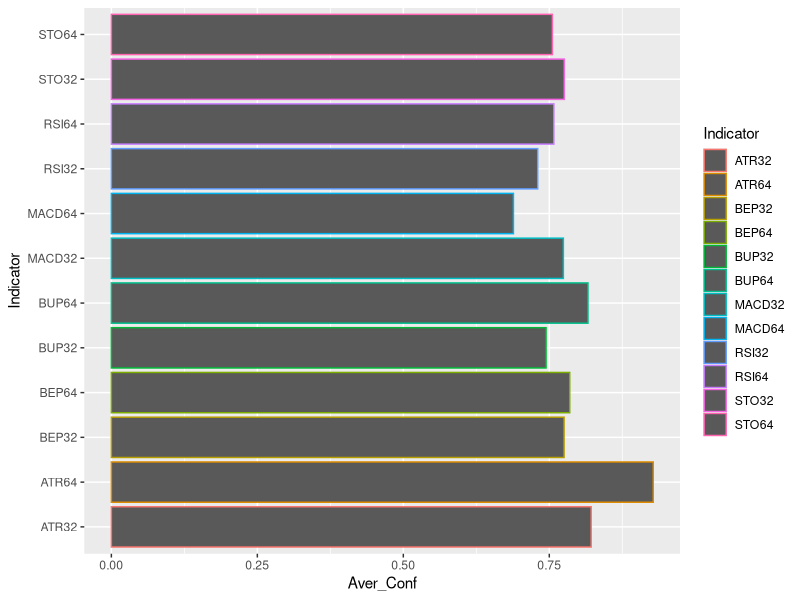

Generate this figure with R:
## ---- chunk 1
DATA <- readr::read_csv("_DATA/Book1.csv")
## ---- chunk 2
library(dplyr)
library(magrittr)
DATA <- DATA %>% 
  mutate_if(is.character, as.factor)
## ---- chunk 3
DATA %>% 
  group_by(Indicator) %>% 
  summarise(Aver_Conf = mean(Confidence),
            NumObs = n()) %>% 
  arrange(desc(Aver_Conf)) %>% 
  knitr::kable()
## ---- chunk 4
library(ggplot2)
DATA %>% 
  group_by(Indicator) %>% 
  summarise(Aver_Conf = mean(Confidence),
            NumObs = n()) %>% 
  ggplot(aes(x = Indicator, y = Aver_Conf, col = Indicator))+geom_bar(stat = 'identity')+
  coord_flip()
